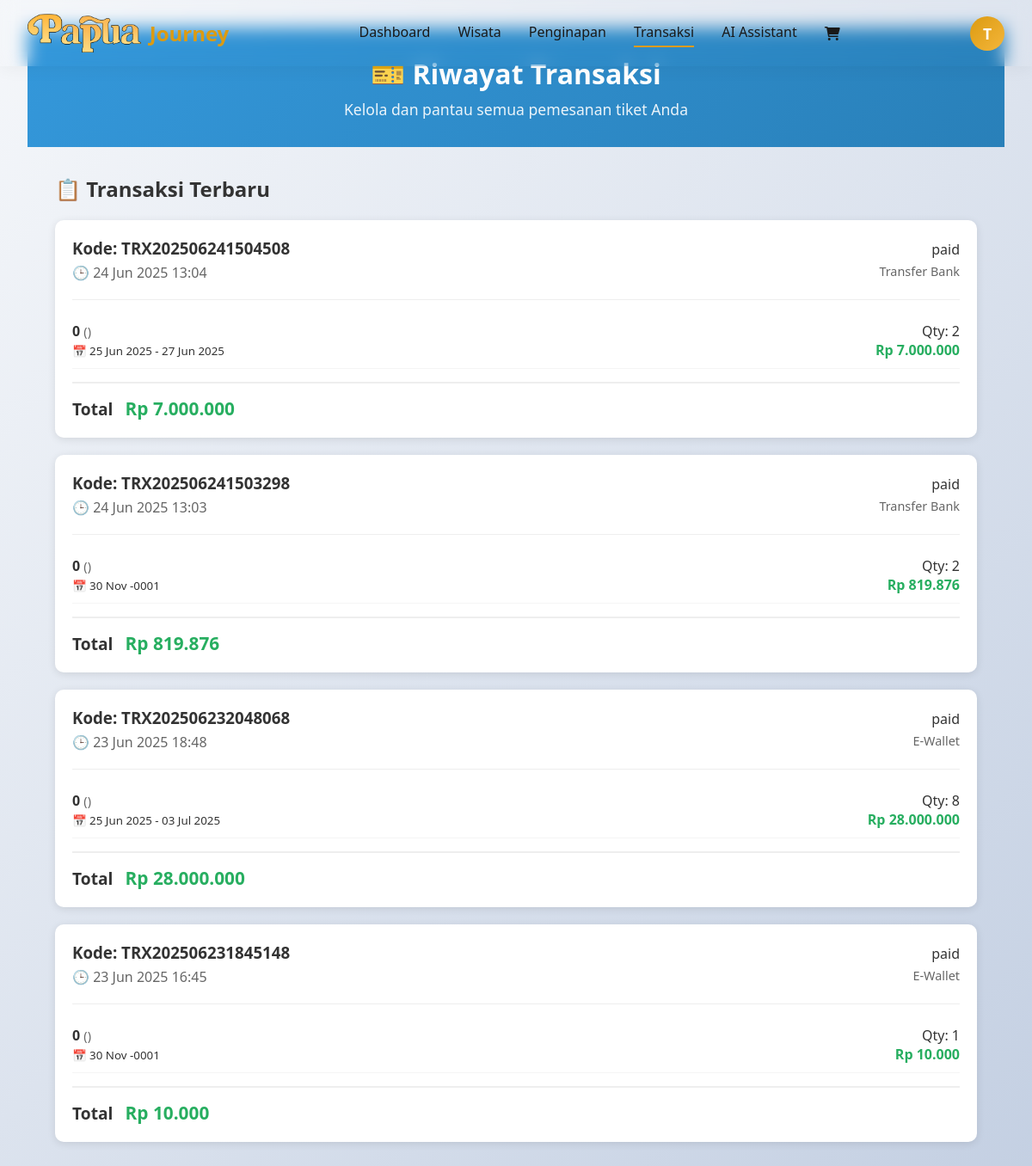
The page /users/transaksi/transaksi.php (signed in) on the database as committed earlier.
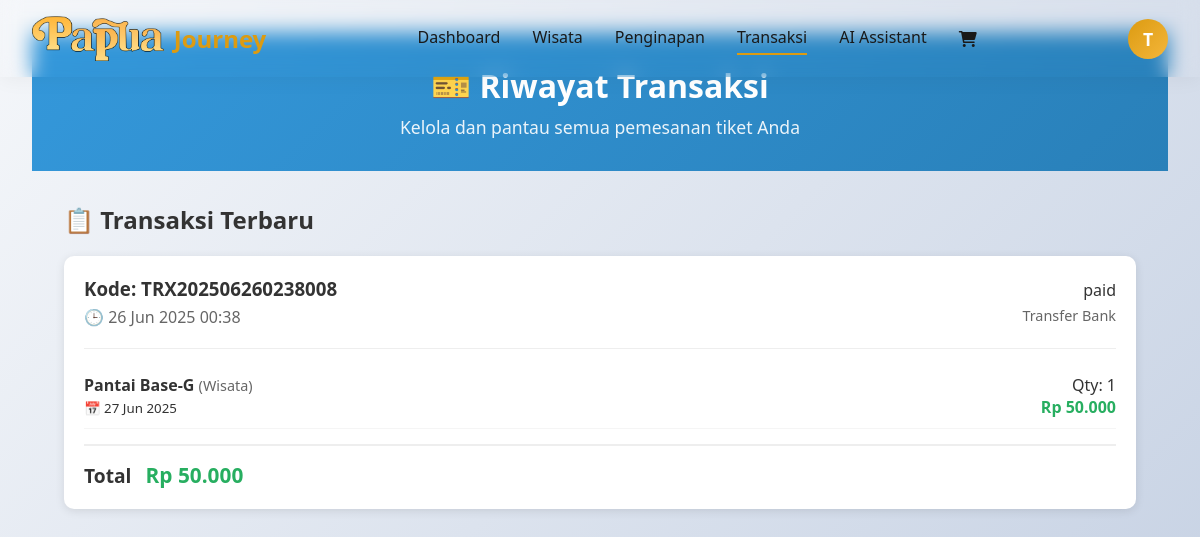
The same page on the database as committed later.
### tables this page shows
CREATE TABLE `transaksi` (
  `id` int(11) NOT NULL,
  `user_id` int(11) NOT NULL,
  `transaction_code` varchar(20) NOT NULL,
  `total_amount` decimal(10,2) NOT NULL,
  `payment_status` enum('pending','awaiting_confirmation','paid','rejected','cancelled') DEFAULT 'pending',
  `payment_method` varchar(50) DEFAULT NULL,
  `payment_proof` varchar(255) DEFAULT NULL,
  `user_payment_date` datetime DEFAULT NULL,
  `payment_confirmed_at` datetime DEFAULT NULL,
  `payment_confirmed_by` int(11) DEFAULT NULL,
  `payment_date` datetime DEFAULT NULL,
  `created_at` timestamp NOT NULL DEFAULT current_timestamp(),
  `updated_at` timestamp NOT NULL DEFAULT current_timestamp() ON UPDATE current_timestamp()
);

CREATE TABLE `transaksi_items` (
  `id` int(11) NOT NULL,
  `transaksi_id` int(11) NOT NULL,
  `item_type` enum('wisata','penginapan','artikel') NOT NULL,
  `item_id` int(11) NOT NULL,
  `item_name` varchar(255) NOT NULL,
  `quantity` int(11) NOT NULL,
  `price_per_unit` decimal(10,2) NOT NULL,
  `subtotal` decimal(10,2) NOT NULL,
  `booking_date` date DEFAULT NULL,
  `checkin_date` date DEFAULT NULL,
  `checkout_date` date DEFAULT NULL,
  `notes` text DEFAULT NULL
);

### users/transaksi/transaksi.php (the view, shortened to what the changed rows need)
<?php
$user_id = $_SESSION['user_id'];
$db = getDbConnection();
$transaksi_query = "SELECT t.*,
                    (SELECT COUNT(*) FROM transaksi_items WHERE transaksi_id = t.id) as item_count
                    FROM transaksi t
                    WHERE t.user_id = ?
                    ORDER BY t.created_at DESC";
$transaksi_stmt = $db->prepare($transaksi_query);
$transaksi_stmt->bind_param("i", $user_id);
$transaksi_stmt->execute();
$transaksi_result = $transaksi_stmt->get_result();
$transactions = $transaksi_result->fetch_all(MYSQLI_ASSOC);
$old_bookings_query = "SELECT 'wisata' as type,
                              p.id,
                              p.total_harga,
                              p.created_at,
                              w.judul as item_name,
                              w.photo as item_image,
                              w.kategori,
                              p.jumlah_tiket,
                              p.tanggal_kunjungan,
                              NULL as tanggal_checkin,
                              NULL as jumlah_kamar
                       FROM pemesanan p
                       JOIN wisata w ON p.wisata_id = w.id
                       WHERE p.user_id = ?
                       UNION ALL
                       SELECT 'penginapan' as type,
                              pp.id,
                              pp.total_harga,
                              pp.created_at,
                              p.judul as item_name,
                              p.photo as item_image,
                              p.tipe as kategori,
                              NULL as jumlah_tiket,
                              NULL as tanggal_kunjungan,
                              pp.tanggal_checkin,
                              pp.jumlah_kamar
                       FROM pesanpenginapan pp
                       JOIN penginapan p ON pp.penginapan_id = p.id
                       WHERE pp.user_id = ?
                       UNION ALL
                       SELECT 'artikel' as type,
                              pt.id,
                              pt.total_harga,
                              pt.created_at,
                              a.judul as item_name,
                              a.gambar as item_image,
                              a.kategori,
                              pt.jumlah_tiket,
                              pt.tanggal_kunjungan,
                              NULL as tanggal_checkin,
                              NULL as jumlah_kamar
                       FROM pemesanan_tiket pt
                       JOIN artikel a ON pt.artikel_id = a.id
                       WHERE pt.user_id = ?
                       ORDER BY created_at DESC";
$old_stmt = $db->prepare($old_bookings_query);
$old_stmt->bind_param("iii", $user_id, $user_id, $user_id);
$old_stmt->execute();
$old_result = $old_stmt->get_result();
$old_bookings = $old_result->fetch_all(MYSQLI_ASSOC);
function formatPrice($price) {
    return 'Rp ' . number_format($price, 0, ',', '.');
}
function formatDate($date) {
    return date('d M Y', strtotime($date));
}
function formatDateTime($datetime) {
    return date('d M Y H:i', strtotime($datetime));
}
function getPaymentStatusBadge($status) {
    $badges = [
        'pending' => '<span style="background: #f39c12; color: white; padding: 4px 12px; border-radius: 15px; font-size: 0.85rem;">⏳ Menunggu Pembayaran</span>',
        'awaiting_confirmation' => '<span style="background: #17a2b8; color: white; padding: 4px 12px; border-radius: 15px; font-size: 0.85rem;">🔍 Menunggu Konfirmasi</span>',
        'paid' => '<span style="background: #27ae60; color: white; padding: 4px 12px; border-radius: 15px; font-size: 0.85rem;">✅ Dibayar</span>',
        'rejected' => '<span style="background: #e74c3c; color: white; padding: 4px 12px; border-radius: 15px; font-size: 0.85rem;">❌ Pembayaran Ditolak</span>',
        'cancelled' => '<span style="background: #6c757d; color: white; padding: 4px 12px; border-radius: 15px; font-size: 0.85rem;">🚫 Dibatalkan</span>'
    ];
    return $badges[$status] ?? $status;
}
function getPaymentMethodName($method) {
    $methods = [
        'bank_transfer' => 'Transfer Bank',
        'e_wallet' => 'E-Wallet',
        'credit_card' => 'Kartu Kredit/Debit'
    ];
    return $methods[$method] ?? $method;
}
?>
<!DOCTYPE html>
<html lang="id">
<head>
    <link rel="stylesheet" href="transaksi.css">
</head>
<body>
    <?php include '../components/navbar.php'; ?>
    <div class="container">
        <div class="header">
            <h1>🎫 Riwayat Transaksi</h1>
        </div>
        <div class="content">
            <?php if (count($transactions) > 0 || count($old_bookings) > 0): ?>
                <?php if (count($transactions) > 0): ?>
                <h2 style="margin-bottom: 20px; color: #333;">📋 Transaksi Terbaru</h2>
                <?php
                $db = getDbConnection();
                foreach ($transactions as $transaction): ?>
                    <?php
                    $items_query = "SELECT * FROM transaksi_items WHERE transaksi_id = ?";
                    $items_stmt = $db->prepare($items_query);
                    $items_stmt->bind_param("i", $transaction['id']);
                    $items_stmt->execute();
                    $items_result = $items_stmt->get_result();
                    $items = $items_result->fetch_all(MYSQLI_ASSOC);
                    ?>
                    <div style="background: white; border-radius: 10px; box-shadow: 0 2px 10px rgba(0,0,0,0.1); padding: 20px; margin-bottom: 20px;">
                        <div style="display: flex; justify-content: space-between; align-items: center; margin-bottom: 15px; flex-wrap: wrap; gap: 10px;">
                            <div>
                                <h3 style="margin: 0; color: #333;">Kode: <?php echo htmlspecialchars($transaction['transaction_code']); ?></h3>
                                <p style="margin: 5px 0; color: #666;">🕒 <?php echo formatDateTime($transaction['created_at']); ?></p>
                            </div>
                            <div style="text-align: right;">
                                <?php echo getPaymentStatusBadge($transaction['payment_status']); ?>
                                <p style="margin: 5px 0; color: #666; font-size: 0.9rem;"><?php echo getPaymentMethodName($transaction['payment_method']); ?></p>
                            </div>
                        </div>
                        <div style="border-top: 1px solid #eee; padding-top: 15px;">
                            <?php foreach ($items as $item): ?>
                                <div style="display: flex; justify-content: space-between; padding: 10px 0; border-bottom: 1px solid #f5f5f5;">
                                    <div>
                                        <strong><?php echo htmlspecialchars($item['item_name']); ?></strong>
                                        <span style="color: #666; font-size: 0.9rem;">
                                            (<?php echo ucfirst($item['item_type']); ?>)
                                        </span>
                                        <?php if ($item['booking_date']): ?>
                                            <br><small>📅 <?php echo formatDate($item['booking_date']); ?></small>
                                        <?php endif; ?>
                                        <?php if ($item['checkin_date'] && $item['checkout_date']): ?>
                                            <br><small>📅 <?php echo formatDate($item['checkin_date']); ?> - <?php echo formatDate($item['checkout_date']); ?></small>
                                        <?php endif; ?>
                                    </div>
                                    <div style="text-align: right;">
                                        <div>Qty: <?php echo $item['quantity']; ?></div>
                                        <div style="color: #27ae60; font-weight: 600;"><?php echo formatPrice($item['subtotal']); ?></div>
                                    </div>
                                </div>
                            <?php endforeach; ?>
                        </div>
                        <div style="margin-top: 15px; padding-top: 15px; border-top: 2px solid #eee; display: flex; justify-content: space-between; align-items: center; flex-wrap: wrap; gap: 10px;">
                            <div>
                                <strong style="font-size: 1.2rem;">Total</strong>
                                <strong style="font-size: 1.3rem; color: #27ae60; margin-left: 10px;"><?php echo formatPrice($transaction['total_amount']); ?></strong>
                            </div>
                        </div>
                    </div>
                <?php endforeach; ?>
                <?php endif; ?>
            <?php endif; ?>
        </div>
    </div>
</body>
</html>

Rows that differ between the two databases and show on the page:
removed transaksi: transaction_code "TRX202506241504508", created_at "24 Jun 2025 13:04", payment_status "paid", payment_method "Transfer Bank", total_amount "Rp 7.000.000"
removed transaksi_items: item_name "0", checkin_date "25 Jun 2025", checkout_date "27 Jun 2025", quantity "2", subtotal "Rp 7.000.000", shown under "TRX202506241504508"
removed transaksi: transaction_code "TRX202506241503298", created_at "24 Jun 2025 13:03", payment_status "paid", payment_method "Transfer Bank", total_amount "Rp 819.876"
removed transaksi_items: item_name "0", booking_date "30 Nov -0001", quantity "2", subtotal "Rp 819.876", shown under "TRX202506241503298"
removed transaksi: transaction_code "TRX202506232048068", created_at "23 Jun 2025 18:48", payment_status "paid", payment_method "E-Wallet", total_amount "Rp 28.000.000"
removed transaksi_items: item_name "0", checkin_date "25 Jun 2025", checkout_date "03 Jul 2025", quantity "8", subtotal "Rp 28.000.000", shown under "TRX202506232048068"
removed transaksi: transaction_code "TRX202506231845148", created_at "23 Jun 2025 16:45", payment_status "paid", payment_method "E-Wallet", total_amount "Rp 10.000"
removed transaksi_items: item_name "0", booking_date "30 Nov -0001", quantity "1", subtotal "Rp 10.000", shown under "TRX202506231845148"
added transaksi: transaction_code "TRX202506260238008", created_at "26 Jun 2025 00:38", payment_status "paid", payment_method "Transfer Bank", total_amount "Rp 50.000"
added transaksi_items: item_name "Pantai Base-G", item_type "Wisata", booking_date "27 Jun 2025", quantity "1", subtotal "Rp 50.000", shown under "TRX202506260238008"
